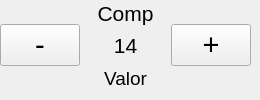
        <widget class="QWidget" name="tab_8">
         <attribute name="title">
          <string>COMP</string>
         </attribute>
         <widget class="QWidget" name="layoutWidget">
          <property name="geometry">
           <rect>
            <x>0</x>
            <y>0</y>
            <width>251</width>
            <height>91</height>
           </rect>
          </property>
          <layout class="QHBoxLayout" name="horizontalLayout">
           <item>
            <widget class="QPushButton" name="pushButton_minValves">
             <property name="font">
              <font>
               <pointsize>22</pointsize>
               <underline>false</underline>
              </font>
             </property>
             <property name="text">
              <string>-</string>
             </property>
            </widget>
           </item>
           <item>
            <layout class="QVBoxLayout" name="verticalLayout_4">
             <item>
              <widget class="QLabel" name="label_7">
               <property name="font">
                <font>
                 <pointsize>16</pointsize>
                </font>
               </property>
               <property name="layoutDirection">
                <enum>Qt::LeftToRight</enum>
               </property>
               <property name="text">
                <string>Comp</string>
               </property>
               <property name="alignment">
                <set>Qt::AlignCenter</set>
               </property>
              </widget>
             </item>
             <item>
              <widget class="QLabel" name="label_valves_value">
               <property name="font">
                <font>
                 <pointsize>16</pointsize>
                </font>
               </property>
               <property name="layoutDirection">
                <enum>Qt::LeftToRight</enum>
               </property>
               <property name="text">
                <string>14</string>
               </property>
               <property name="alignment">
                <set>Qt::AlignCenter</set>
               </property>
              </widget>
             </item>
             <item>
              <widget class="QLabel" name="label_46">
               <property name="font">
                <font>
                 <pointsize>14</pointsize>
                </font>
               </property>
               <property name="layoutDirection">
                <enum>Qt::LeftToRight</enum>
               </property>
               <property name="text">
                <string>Valor</string>
               </property>
               <property name="alignment">
                <set>Qt::AlignCenter</set>
               </property>
              </widget>
             </item>
            </layout>
           </item>
           <item>
            <widget class="QPushButton" name="pushButton_moreValves">
             <property name="font">
              <font>
               <pointsize>22</pointsize>
               <underline>false</underline>
              </font>
             </property>
             <property name="text">
              <string>+</string>
             </property>
            </widget>
           </item>
          </layout>
         </widget>
        </widget>
